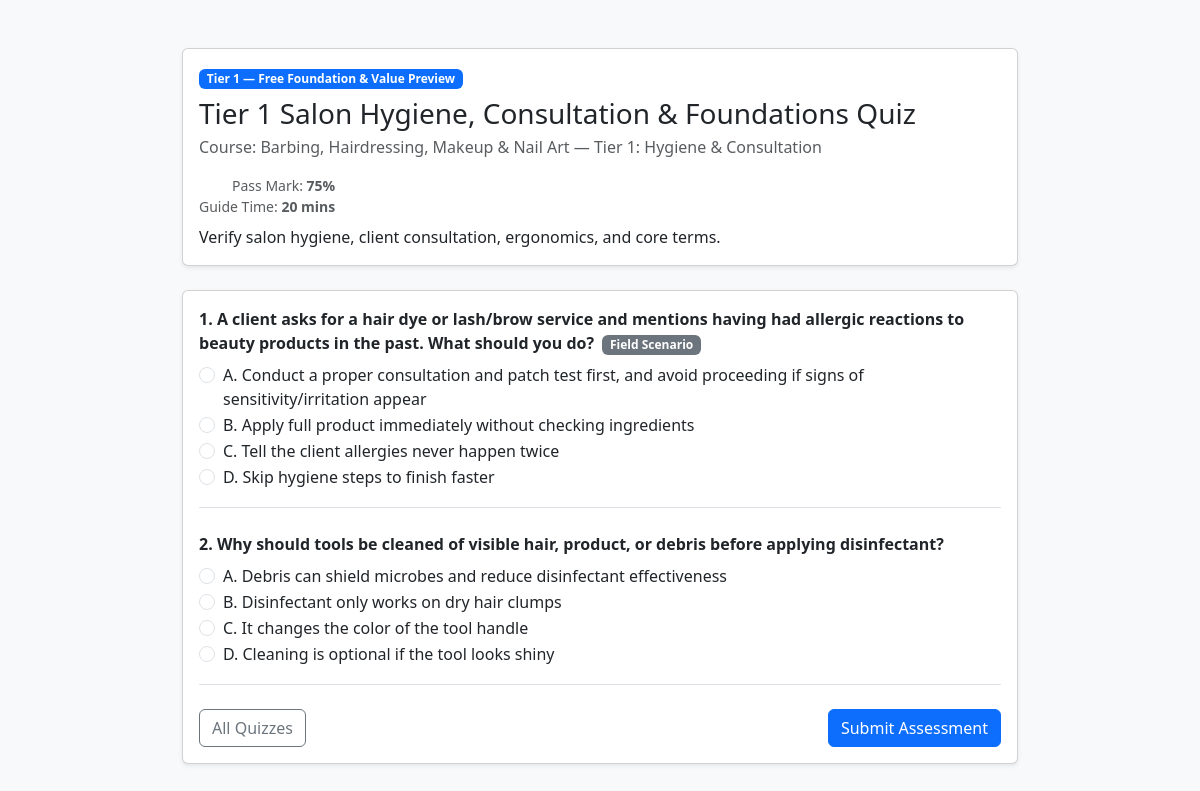
Page /assessments/quiz/13/ (signed in) on the committed database.
### assessments/models.py (models this page shows, shortened)
class Quiz(models.Model):
    QUIZ_TYPE_CHOICES = [
        ("formative", "Periodic Knowledge Check (Lesson Checkpoint)"),
        ("module_test", "Module Proficiency Test"),
        ("scenario_exam", "Real-Life Diagnostic / Field Scenario Test"),
        ("final_exam", "Tier / Final Certification Capstone Exam"),
    ]
    TIER_CHOICES = TradeCourse.TIER_CHOICES
    title = models.CharField(max_length=255)
    tier = models.CharField(
        max_length=20,
        choices=TIER_CHOICES,
        default="tier_1",
        help_text="Assessment tier: Tier 1 (Readiness), Tier 2 (Proficiency), or Tier 3 (Mastery)",
    )
    trade_course = models.ForeignKey(
        TradeCourse, related_name="quizzes", on_delete=models.CASCADE, null=True, blank=True
    )
    trade_module = models.ForeignKey(
        TradeModule, related_name="quizzes", on_delete=models.CASCADE, null=True, blank=True
    )
    lesson = models.ForeignKey(
        TradeLesson, related_name="quizzes", on_delete=models.CASCADE, null=True, blank=True
    )
    instructions = models.TextField(
        blank=True,
        help_text="Clear instructions, scenario context, and rules before starting the test",
    )
    quiz_type = models.CharField(
        max_length=20, choices=QUIZ_TYPE_CHOICES, default="formative"
    )
    passing_score_percentage = models.PositiveIntegerField(
        default=75,
        help_text="Recommended: 70–75% for Tier 1/2, 80% for Tier 3 Capstone",
    )
    time_limit_minutes = models.PositiveIntegerField(
        default=20,
        help_text="Suggested time limit in minutes (0 = untimed for low-bandwidth flexibility)",
    )
    class Meta:
        verbose_name_plural = "Quizzes"
        ordering = ["tier", "id"]

class Question(models.Model):
    quiz = models.ForeignKey(Quiz, related_name="questions", on_delete=models.CASCADE)
    order = models.PositiveIntegerField(default=0)
    is_scenario_question = models.BooleanField(
        default=False,
        help_text="True if this question tests real-life troubleshooting, safety judgment, or client quoting",
    )
    text = models.TextField(help_text="Scenario or question text")
    option_a = models.CharField(max_length=255)
    option_b = models.CharField(max_length=255)
    option_c = models.CharField(max_length=255)
    option_d = models.CharField(max_length=255)
    correct_answer = models.CharField(
        max_length=1, choices=[("A", "A"), ("B", "B"), ("C", "C"), ("D", "D")]
    )
    explanation = models.TextField(
        blank=True,
        help_text="Clear field explanation shown after submission to reinforce retentive learning",
    )
    class Meta:
        ordering = ["order", "id"]

### vocational/models.py (models this page shows, shortened)
class TradeCourse(models.Model):
    LEVEL_CHOICES = [
        ("Foundation", "Foundation / Beginner"),
        ("Intermediate", "Intermediate"),
        ("Advanced", "Advanced / Professional"),
    ]
    TIER_CHOICES = [
        ("tier_1", "Tier 1 — Free Foundation & Value Preview"),
        ("tier_2", "Tier 2 — Affordable Practical Proficiency"),
        ("tier_3", "Tier 3 — Professional Mastery & QR Credential"),
    ]
    category = models.ForeignKey(
        TradeCategory, related_name="trade_courses", on_delete=models.CASCADE
    )
    title = models.CharField(max_length=255)
    slug = models.SlugField(unique=True)
    description = models.TextField()
    banner_image = models.ImageField(
        upload_to="vocational/courses/",
        blank=True,
        null=True,
        help_text="Optional visual banner or setup diagram image for this course tier",
    )
    tier = models.CharField(
        max_length=20,
        choices=TIER_CHOICES,
        default="tier_1",
        help_text="Monetization & mastery tier: Tier 1 (Free), Tier 2 (Affordable Proficiency), Tier 3 (Professional + QR Credential)",
    )
    is_free_tier = models.BooleanField(
        default=True,
        help_text="True for Tier 1 appetite-building content; False for paid Tier 2/3 tracks",
    )
    level = models.CharField(
        max_length=50, choices=LEVEL_CHOICES, default="Foundation"
    )
    duration_hours = models.PositiveIntegerField(
        help_text="Practical training duration in hours"
    )
    credential_awarded = models.CharField(
        max_length=255,
        blank=True,
        help_text="e.g., Tier 1 Readiness Record, Tier 2 Proficiency Certificate, or Tier 3 Master QR Certificate & Transcript",
    )
    required_tools = models.TextField(
        help_text="List of tools, meters, crimpers, and PPE required for this trade"
    )
    safety_guidelines = models.TextField(
        help_text="Critical safety protocols, lockout/isolation rules, and hazard controls"
    )
    field_tips_summary = models.TextField(
        blank=True,
        help_text="High-value real-world 'trap avoidance' and self-employment tips for learners",
    )
    course_glossary_overview = models.TextField(
        blank=True,
        help_text="End-of-course or early-access glossary & reference guide covering course scope, duration, tools, terms, and safety",
    )
    is_featured = models.BooleanField(default=False)
    created_at = models.DateTimeField(auto_now_add=True)
    class Meta:
        ordering = ["tier", "title"]

### assessments/views.py (the view, shortened to what this page needs)
# urls.py: path("quiz/<int:quiz_id>/", views.quiz_submit_view, name="quiz_submit"),
@login_required
def quiz_submit_view(request, quiz_id: int):
    quiz = get_object_or_404(
        Quiz.objects.prefetch_related("questions"), pk=quiz_id
    )
    questions = list(quiz.questions.order_by("order", "id"))
    grading_result = None
    return render(
        request,
        "assessments/quiz_detail.html",
        {
            "quiz": quiz,
            "questions": questions,
            "grading_result": grading_result,
        },
    )

### templates/assessments/quiz_detail.html (shortened to what this page needs)
<!DOCTYPE html>
<html lang="en">
<head>
  <link href="https://cdn.jsdelivr.net/npm/bootstrap@5.3.3/dist/css/bootstrap.min.css" rel="stylesheet" />
</head>
<body class="bg-light">
  <div class="container py-5" style="max-width: 860px;">
    <div class="card shadow-sm mb-4">
      <div class="card-body">
        <div class="d-flex justify-content-between align-items-start flex-wrap gap-2">
          <div>
            <span class="badge bg-primary mb-2">{{ quiz.get_tier_display }}</span>
            <h1 class="h3 mb-1">{{ quiz.title }}</h1>
            {% if quiz.trade_course %}
              <p class="text-muted mb-2">Course: {{ quiz.trade_course.title }}</p>
            {% endif %}
          </div>
          <div class="text-end small text-muted">
            <div>Pass Mark: <strong>{{ quiz.passing_score_percentage }}%</strong></div>
            {% if quiz.time_limit_minutes %}
              <div>Guide Time: <strong>{{ quiz.time_limit_minutes }} mins</strong></div>
            {% endif %}
          </div>
        </div>
        {% if quiz.instructions %}
          <p class="mt-2 mb-0">{{ quiz.instructions }}</p>
        {% endif %}
      </div>
    </div>
    <form method="post" class="card shadow-sm">
      <div class="card-body">
        {% for q in questions %}
          <div class="mb-4 pb-3 border-bottom">
            <p class="fw-semibold mb-2">
              {{ q.order }}. {{ q.text }}
              {% if q.is_scenario_question %}
                <span class="badge bg-secondary ms-1">Field Scenario</span>
              {% endif %}
            </p>
            <div class="form-check">
              <input class="form-check-input" type="radio" name="question_{{ q.id }}" id="q{{ q.id }}_a" value="A" required />
              <label class="form-check-label" for="q{{ q.id }}_a">A. {{ q.option_a }}</label>
            </div>
            <div class="form-check">
              <input class="form-check-input" type="radio" name="question_{{ q.id }}" id="q{{ q.id }}_b" value="B" />
              <label class="form-check-label" for="q{{ q.id }}_b">B. {{ q.option_b }}</label>
            </div>
            <div class="form-check">
              <input class="form-check-input" type="radio" name="question_{{ q.id }}" id="q{{ q.id }}_c" value="C" />
              <label class="form-check-label" for="q{{ q.id }}_c">C. {{ q.option_c }}</label>
            </div>
            <div class="form-check">
              <input class="form-check-input" type="radio" name="question_{{ q.id }}" id="q{{ q.id }}_d" value="D" />
              <label class="form-check-label" for="q{{ q.id }}_d">D. {{ q.option_d }}</label>
            </div>
          </div>
        {% empty %}
          <p class="text-muted">No questions are currently attached to this quiz.</p>
        {% endfor %}
        <div class="d-flex justify-content-between align-items-center">
          <a href="{% url 'assessments:quiz_list' %}" class="btn btn-outline-secondary">All Quizzes</a>
          <button type="submit" class="btn btn-primary">Submit Assessment</button>
        </div>
      </div>
    </form>
  </div>
</body>
</html>

### rows in the picture
Quiz: tier "Tier 1 — Free Foundation & Value Preview", title "Tier 1 Salon Hygiene, Consultation & Foundations Quiz", trade_course "Barbing, Hairdressing, Makeup & Nail Art — Tier 1: Hygiene & Consultation", passing_score_percentage "75", time_limit_minutes "20", instructions "Verify salon hygiene, client consultation, ergonomics, and core terms."
Question: order "1", text "A client asks for a hair dye or lash/brow service and mentions having had allergic reactions to beauty products in the past. What should you do?", is_scenario_question "Field Scenario", option_a "Conduct a proper consultation and patch test first, and avoid proceeding if signs of sensitivity/irritation appear", option_b "Apply full product immediately without checking ingredients", option_c "Tell the client allergies never happen twice", option_d "Skip hygiene steps to finish faster"
Question: order "2", text "Why should tools be cleaned of visible hair, product, or debris before applying disinfectant?", option_a "Debris can shield microbes and reduce disinfectant effectiveness", option_b "Disinfectant only works on dry hair clumps", option_c "It changes the color of the tool handle", option_d "Cleaning is optional if the tool looks shiny"
